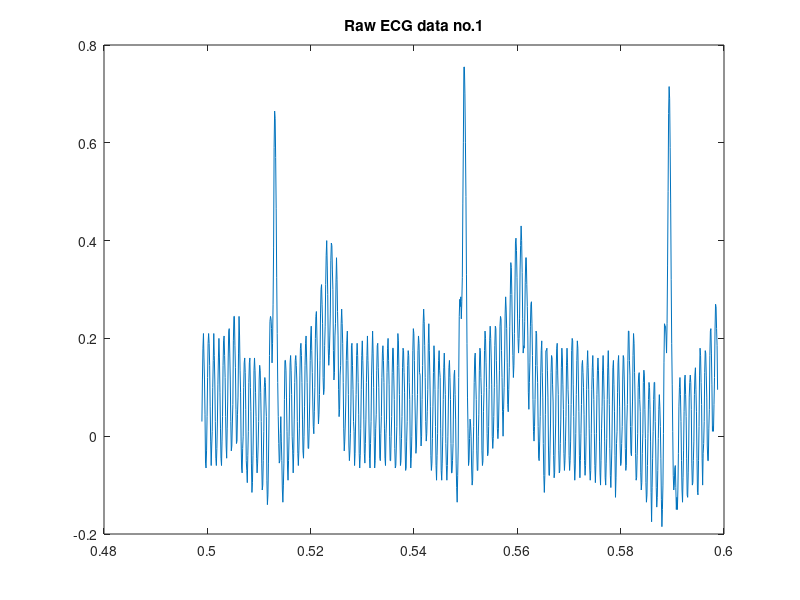

Source code (MATLAB): (Note: this script raises an error after producing the figure.)
%%%%%%%%%%%%%%%%%%%% DANE WEJSCIOWE %%%%%%%%%%%%%%%%%%
clear
close all

fir_length        = 100; % dlugosc filtru 
raw_ecg_mat       = load("raw_signal_person1.mat")'; % zaszumiony sygnal EKG -> wejscie
raw_ecg{1}        = raw_ecg_mat.raw_ecg;
raw_ecg_mat       = load("raw_signal_person3.mat")'; % zaszumiony sygnal EKG -> wejscie
raw_ecg{2}        = raw_ecg_mat.raw_ecg;
raw_ecg_mat       = load("raw_signal_person9.mat")'; % zaszumiony sygnal EKG -> wejscie
raw_ecg{3}        = raw_ecg_mat.raw_ecg;

Fs                = 500; %czestotliwoosc probkowania sygnalu
window            = 20; %wielkość okna filtru medianowego

for m = 1:length(raw_ecg)
    
    t             = linspace(0,1-1/Fs,length(raw_ecg{m})); %podstawa czasu
    
%     figure()
%     plot(t, raw_ecg{m}); %wykres surowego sygnału EKG
%     title(sprintf('Raw ECG data no.%u',m))
    
    figure()
    plot(t(5000:6000), raw_ecg{m}(5000:6000)); %wykres surowego sygnału EKG
    title(sprintf('Raw ECG data no.%u',m))
    
    amplitude_array = [0.1 2 4 10]; %amplituda szumu
    n_array         = [5e-2 5e-3 1e-3 1e-4]; %wspolczynnik szybkosci uczenia
    noise_freq      = 50; %czestotliwosc szumu

    % Wektory sluzace do testow metody
    % Bedziemy testowac metode dla roznych amplitud oraz wspolczynnikow
    % szybkosci uczenia

    figure()
    for j =1:length(amplitude_array)

        for k=1:length(n_array)

            % Inizjalizacja wektorow
            coefficients_sin  = zeros(1,fir_length,"double");
            ref_sin           = zeros(1,fir_length,"double");
            coefficients_cos  = zeros(1,fir_length,"double");
            ref_cos           = zeros(1,fir_length,"double");

            filtered_ecg      = zeros(1,length(raw_ecg{m}), "double"); %odszumiony sygnal EKG

            %%%%%%%%%%%%%%%%%%%%%%%%%%%%%%%%%%%%%%%%%%%%%%%%%%%%%

            % Wykonaj obliczenia
            offset_sin = 0;
            offset_cos = 0;

            for i=1:length(raw_ecg{m})
                % Generacja referencyjnego sygnalu szumu
                ref_noise = amplitude_array(j)*sin(2*pi/20*(i-1));
                ref_noise1 = amplitude_array(j)*cos(2*pi/20*(i-1));

                % Filtr FIR
                [filtered_sample,offset,ref_sin] = zomb_filter(double(ref_noise), ...
                    offset_sin, ...
                    ref_sin,coefficients_sin, ...
                    fir_length);

                [filtered_sample1,offset_cos,ref_cos] = zomb_filter(double(ref_noise1), ...
                    offset_cos, ...
                    ref_cos, ...
                    coefficients_cos, ...
                    fir_length);
                % Sygnal referencyjny r(n) = w1(n)*x1(n) + w2(n)*x2(n)
                fir = filtered_sample1 + filtered_sample;
                output_signal = raw_ecg{m}(i) - fir;

                % Filtr adaptacyjny LMS
                coefficients_sin = zomb_lms(output_signal, ...
                    offset_sin, ...
                    ref_sin, ...
                    coefficients_sin, ...
                    fir_length, ...
                    n_array(k));
                coefficients_cos = zomb_lms(output_signal, ...
                    offset_cos, ...
                    ref_cos, ...
                    coefficients_cos, ...
                    fir_length, ...
                    n_array(k));
                % Odfiltrowany sygnal EKG
                filtered_ecg(i) = output_signal;

            end

            % Filtr medianowy 
            median_filter_output = zomb_median(filtered_ecg,window);

            % Wizualizacja danych
%             subplot(4,4,k+((j-1)*4))
%             plot(t, median_filter_output);
%             title(sprintf('Filtered ECG data n = %0.1e, A = %u',n_array(k),amplitude_array(j)));
            
            figure
            plot(t(5000:6000),median_filter_output(5000:6000));
            title(sprintf('Filtered ECG data n = %0.1e, A = %u',n_array(k),amplitude_array(j)));
        end
    end
end
  
  
  
